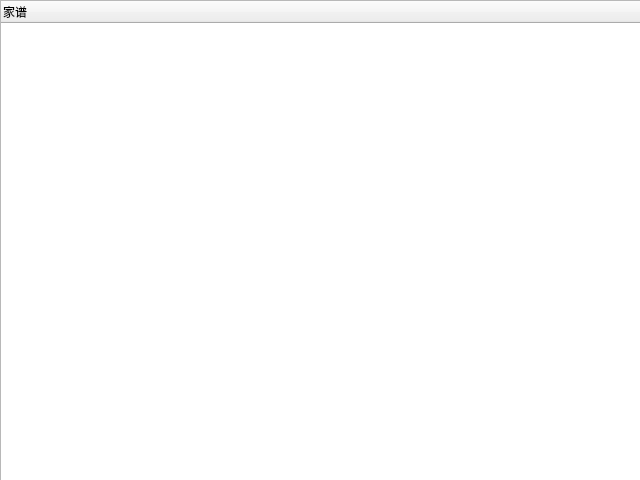
<?xml version="1.0" encoding="UTF-8"?>
<ui version="4.0">
 <class>demo_view</class>
 <widget class="QDialog" name="demo_view">
  <property name="geometry">
   <rect>
    <x>0</x>
    <y>0</y>
    <width>640</width>
    <height>480</height>
   </rect>
  </property>
  <property name="windowTitle">
   <string>Dialog</string>
  </property>
  <widget class="QTreeWidget" name="genealogy_view">
   <property name="geometry">
    <rect>
     <x>0</x>
     <y>0</y>
     <width>641</width>
     <height>481</height>
    </rect>
   </property>
   <column>
    <property name="text">
     <string>家谱</string>
    </property>
   </column>
  </widget>
 </widget>
 <resources/>
 <connections/>
</ui>
